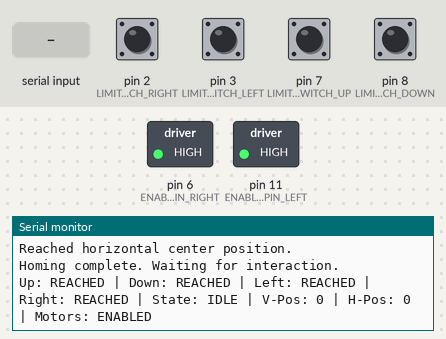
Bench run of a sketch on a simulated Arduino Nano, built with avr-gcc and run on an emulated ATmega328P. On the bench: switched loads named in the sketch (green lamp = pin HIGH), the last lines printed to the serial monitor. The test bench sets the inputs (shaded band); at power-on: pin 2 (LIMIT_SWITCH_RIGHT), pin 3 (LIMIT_SWITCH_LEFT), pin 7 (LIMIT_SWITCH_UP), pin 8 (LIMIT_SWITCH_DOWN) HIGH.

Above: at 1.2 s.
1.3 s: pin 2 (LIMIT_SWITCH_RIGHT) pulled LOW for 1 s
At 2.0 s:
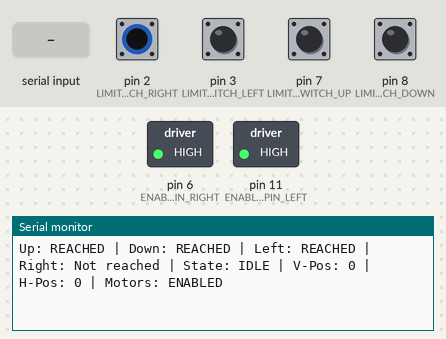
3.8 s: pin 3 (LIMIT_SWITCH_LEFT) pulled LOW for 1 s
At 4.9 s:
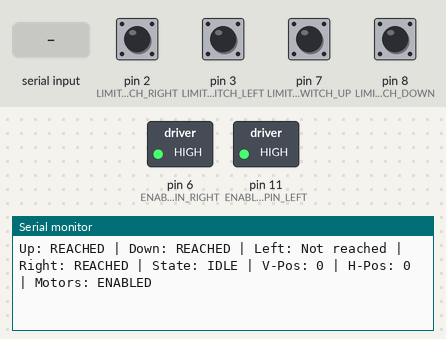
6.3 s: pin 7 (LIMIT_SWITCH_UP) pulled LOW for 1 s
At 7.5 s:
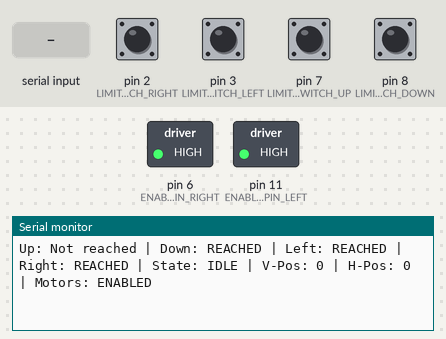
10.3 s: pin 8 (LIMIT_SWITCH_DOWN) pulled LOW for 1 s
At 11.4 s:
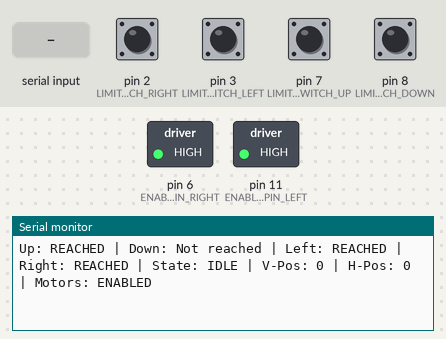
12.8 s: "90,45\n" received over Serial
At 13.5 s:
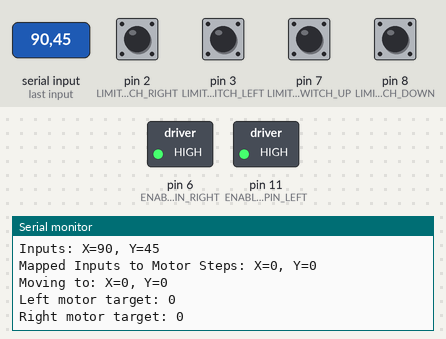
14.3 s: "0\n" received over Serial
At 14.44 s:
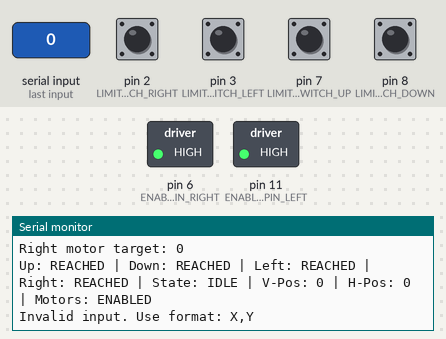

Measured:
- after the input at 1.3 s, the serial monitor: prints a new line after 0.35 s (image 1)
- after the input at 3.8 s, the serial monitor: prints a new line after 0.42 s (image 2)
- after the input at 6.3 s, the serial monitor: prints a new line after 0.48 s (image 3)
- after the input at 10.3 s, the serial monitor: prints a new line after 0.75 s (image 4)
- after the input at 12.8 s, the serial monitor: prints a new line after 0.08 s (image 5)
- after the input at 14.3 s, the serial monitor: prints a new line at once (image 6)

The sketch:

sarathi-nano.ino
```cpp
#include <AccelStepper.h>

#define DIR_PIN_LEFT 9
#define STEP_PIN_LEFT 10
#define DIR_PIN_RIGHT 4
#define STEP_PIN_RIGHT 5
#define ENABLE_PIN_LEFT 11
#define ENABLE_PIN_RIGHT 6
#define LIMIT_SWITCH_UP 7
#define LIMIT_SWITCH_DOWN 8
#define LIMIT_SWITCH_LEFT 3
#define LIMIT_SWITCH_RIGHT 2
#define AUTO_INPUT_PIN 12
#define MOTOR_INTERFACE_TYPE 1

AccelStepper leftMotor(MOTOR_INTERFACE_TYPE, STEP_PIN_LEFT, DIR_PIN_LEFT);
AccelStepper rightMotor(MOTOR_INTERFACE_TYPE, STEP_PIN_RIGHT, DIR_PIN_RIGHT);

const int MAX_SPEED = 4000;
const int ACCELERATION = 2000;
const int MOVE_SPEED = 3000;
const int HOMING_SPEED = 1200;
const unsigned long IDLE_TIMEOUT = 5000; // 5 seconds

enum State { HOMING, IDLE, GESTURING, MOVING_TO_CENTER };

State currentState = HOMING;

unsigned long lastSerialOutput = 0;
const unsigned long SERIAL_INTERVAL = 800; // Limit serial output to every 500ms

long totalVerticalSteps = 0;
long totalHorizontalSteps = 0;
long centerVerticalPosition = 0;
long centerHorizontalPosition = 0;
long bottomPosition = 0;
long topPosition = 0;
long leftPosition = 0;
long rightPosition = 0;
unsigned long lastMovementTime = 0;
unsigned long gestureStartTime = 0;

void setup() {
  leftMotor.setMaxSpeed(MAX_SPEED);
  leftMotor.setAcceleration(ACCELERATION);
  rightMotor.setMaxSpeed(MAX_SPEED);
  rightMotor.setAcceleration(ACCELERATION);

  pinMode(LIMIT_SWITCH_UP, INPUT_PULLUP);
  pinMode(LIMIT_SWITCH_DOWN, INPUT_PULLUP);
  pinMode(LIMIT_SWITCH_LEFT, INPUT_PULLUP);
  pinMode(LIMIT_SWITCH_RIGHT, INPUT_PULLUP);
  pinMode(ENABLE_PIN_LEFT, OUTPUT);
  pinMode(ENABLE_PIN_RIGHT, OUTPUT);
  pinMode(AUTO_INPUT_PIN, INPUT);

  // Initially disable both motors
  digitalWrite(ENABLE_PIN_LEFT, HIGH);
  digitalWrite(ENABLE_PIN_RIGHT, HIGH);

  Serial.begin(9600);
  Serial.println("Vertical and Horizontal Motor Movement Starting...");
}

void loop() {

  int upSwitch = digitalRead(LIMIT_SWITCH_UP);
  int downSwitch = digitalRead(LIMIT_SWITCH_DOWN);
  int leftSwitch = digitalRead(LIMIT_SWITCH_LEFT);
  int rightSwitch = digitalRead(LIMIT_SWITCH_RIGHT);

  printStatus(upSwitch, downSwitch, leftSwitch, rightSwitch);

  switch (currentState) {
    case HOMING:
      if (performHoming(upSwitch, downSwitch, leftSwitch, rightSwitch)) {
        currentState = IDLE;
      }
      break;
    case IDLE:
      processSerialInput();
      break;
    case GESTURING:
      break;
    case MOVING_TO_CENTER:
      if (moveToCenter()) {
        currentState = IDLE;
        Serial.println("Moved to center. Entering IDLE state.");
      }
      break;
  }

  leftMotor.run();
  rightMotor.run();
}

void processSerialInput() {
  if (Serial.available() > 0) {
    String input = Serial.readStringUntil('\n'); // Read input from Serial Monitor
    input.trim(); // Remove extra spaces or newline characters

    int commaIndex = input.indexOf(','); // Find the comma separator
    if (commaIndex == -1) {
      Serial.println("Invalid input. Use format: X,Y");
      return;
    }

    // Extract X and Y values from the input
    long targetX = input.substring(0, commaIndex).toInt();
    long targetY = input.substring(commaIndex + 1).toInt();

    Serial.print("Inputs: X=");
    Serial.print(targetX);
    Serial.print(", Y=");
    Serial.println(targetY);

    // Validate the input within the 640x480 range
    if (targetX < 0 || targetX > 640 || targetY < 0 || targetY > 480) {
      Serial.println("Coordinates out of range. Valid range: X=0-640, Y=0-480");
      return;
    }

    // Map screen coordinates to motor steps
    long scaledX = map(targetX, 0, 640, totalHorizontalSteps, 0);
    long scaledY = map(targetY, 0, 480, 0, totalVerticalSteps); // Invert Y-axis for motor steps

    Serial.print("Mapped Inputs to Motor Steps: X=");
    Serial.print(scaledX);
    Serial.print(", Y=");
    Serial.println(scaledY);

    // Calculate offsets from the center position
    long horizontalOffset = scaledX - centerHorizontalPosition;
    long verticalOffset = centerVerticalPosition - scaledY;

    // Set motor targets
    leftMotor.moveTo(centerHorizontalPosition + horizontalOffset + verticalOffset);
    rightMotor.moveTo(centerHorizontalPosition + horizontalOffset - verticalOffset);

    // Print motor target positions
    Serial.print("Moving to: X=");
    Serial.print(scaledX);
    Serial.print(", Y=");
    Serial.println(scaledY);

    Serial.print("Left motor target: ");
    Serial.println(leftMotor.targetPosition());
    Serial.print("Right motor target: ");
    Serial.println(rightMotor.targetPosition());
  }
}

bool performHoming(int upSwitch, int downSwitch, int leftSwitch, int rightSwitch) {
  static int homingStep = 0;
  bool homingComplete = false;

  switch (homingStep) {
    case 0: // Move down
      if (performHomingUp(upSwitch)) homingStep++;
      break;
    case 1: // Move up
      if (performHomingDown(downSwitch)) homingStep++;
      break;
    case 2: // Move to vertical center
      if (moveToVerticalCenter()) homingStep++;
      break;
    case 3: // Move left
      if (performHomingLeft(leftSwitch)) homingStep++;
      break;
    case 4: // Move right
      if (performHomingRight(rightSwitch)) homingStep++;
      break;
    case 5: // Move to center
      if (moveToHorizontalCenter()) {
        homingStep = 0;
        homingComplete = true;
        Serial.println("Homing complete. Waiting for interaction.");
      }
      break;
  }
  return homingComplete;
}

bool moveToVerticalCenter() {
  long verticalSteps = centerVerticalPosition - ((leftMotor.currentPosition() - rightMotor.currentPosition()) / 2);

  leftMotor.move(verticalSteps);
  rightMotor.move(-verticalSteps);

  leftMotor.run();
  rightMotor.run();

  if (leftMotor.distanceToGo() == 0 && rightMotor.distanceToGo() == 0) {
    Serial.println("Reached vertical center.");
    return true;
  }

  return false;
}

bool moveToHorizontalCenter() {
  // Calculate the horizontal steps needed for the center
  long horizontalSteps = centerHorizontalPosition - ((leftMotor.currentPosition() + rightMotor.currentPosition()) / 2);

  // Move motors to the calculated horizontal center position
  leftMotor.moveTo(leftMotor.currentPosition() + horizontalSteps / 2);
  rightMotor.moveTo(rightMotor.currentPosition() + horizontalSteps / 2);

  // Run motors and check if they reached their targets
  leftMotor.run();
  rightMotor.run();

  if (leftMotor.distanceToGo() == 0 && rightMotor.distanceToGo() == 0) {
    Serial.println("Reached horizontal center position.");
    return true;
  }

  return false;
}

bool performHomingUp(int upSwitch) {
  if (upSwitch == HIGH) {  // Assuming active-low switches
    leftMotor.setCurrentPosition(0);
    rightMotor.setCurrentPosition(0);
    topPosition = 0;
    Serial.println("Upper limit reached.");
    return true;
  }

  leftMotor.setSpeed(-HOMING_SPEED);
  rightMotor.setSpeed(HOMING_SPEED);
  leftMotor.runSpeed();
  rightMotor.runSpeed();
  return false;
}

bool performHomingDown(int downSwitch) {
  static bool homingDownComplete = false; // Flag to track homing completion

  if (downSwitch == HIGH && !homingDownComplete) {
    // Debounce the switch
    delay(50);
    if (digitalRead(LIMIT_SWITCH_DOWN) == HIGH) { // Confirm the switch is still triggered
      homingDownComplete = true;
      leftMotor.setSpeed(0);
      rightMotor.setSpeed(0);
      bottomPosition = leftMotor.currentPosition();  // Record the bottom position
      totalVerticalSteps = abs(topPosition - bottomPosition);  // Calculate total steps
      centerVerticalPosition = totalVerticalSteps / 2;  // Calculate center position
      Serial.print("Homing DOWN: Lower limit reached. Total Vertical Steps: ");
      Serial.print(totalVerticalSteps);
      Serial.print(", Center Position: ");
      Serial.println(centerVerticalPosition);
      return true;
    }
  }

  if (downSwitch == LOW) {
    homingDownComplete = false; // Reset flag when switch is released
  }

  // Move motors downward
  leftMotor.setSpeed(HOMING_SPEED);
  rightMotor.setSpeed(-HOMING_SPEED);
  leftMotor.runSpeed();
  rightMotor.runSpeed();
  return false;
}

bool performHomingLeft(int leftSwitch) {
  if (leftSwitch == HIGH) {  // Assuming active-low switches
    leftMotor.setCurrentPosition(0);
    rightMotor.setCurrentPosition(0);
    leftPosition = 0;
    Serial.println("Left limit reached.");
    return true;
  }

  leftMotor.setSpeed(-HOMING_SPEED);
  rightMotor.setSpeed(-HOMING_SPEED);
  leftMotor.runSpeed();
  rightMotor.runSpeed();
  return false;
}

bool performHomingRight(int rightSwitch) {
  if (rightSwitch == HIGH) {  // Assuming active-low switches
    rightPosition = leftMotor.currentPosition();
    totalHorizontalSteps = abs(rightPosition - leftPosition);
    centerHorizontalPosition = totalHorizontalSteps / 2;
    Serial.print("Horizontal homing complete. Total steps: ");
    Serial.print(totalHorizontalSteps);
    Serial.print(", Center position: ");
    Serial.println(centerHorizontalPosition);
    return true;
  }

  leftMotor.setSpeed(HOMING_SPEED);
  rightMotor.setSpeed(HOMING_SPEED);
  leftMotor.runSpeed();
  rightMotor.runSpeed();
  return false;
}

bool moveToCenter() {
  long horizontalSteps = centerHorizontalPosition - ((leftMotor.currentPosition() + rightMotor.currentPosition()) / 2);
  long verticalSteps = centerVerticalPosition - ((leftMotor.currentPosition() - rightMotor.currentPosition()) / 2);

  leftMotor.moveTo(centerHorizontalPosition + centerVerticalPosition);
  rightMotor.moveTo(centerHorizontalPosition - centerVerticalPosition);

  if (leftMotor.distanceToGo() == 0 && rightMotor.distanceToGo() == 0) {
    Serial.println("Reached center position.");
    return true;
  }

  return false;
}

void enableMotors() {
  digitalWrite(ENABLE_PIN_LEFT, HIGH);  // Assuming active-low enable
  digitalWrite(ENABLE_PIN_RIGHT, HIGH);
  lastMovementTime = millis();
}

void disableMotors() {
  digitalWrite(ENABLE_PIN_LEFT, LOW);  // Assuming active-low enable
  digitalWrite(ENABLE_PIN_RIGHT, LOW);
}

void checkIdleTimeout() {
  if (millis() - lastMovementTime > IDLE_TIMEOUT) {
    disableMotors();
  }
}

String getStateString(State state) {
  switch (state) {
    case HOMING: return "HOMING";
    case IDLE: return "IDLE";
    case GESTURING: return "GESTURING";
    case MOVING_TO_CENTER: return "MOVING_TO_CENTER";
    default: return "UNKNOWN";
  }
}

void printStatus(int upSwitch, int downSwitch, int leftSwitch, int rightSwitch) {
  if (millis() - lastSerialOutput >= SERIAL_INTERVAL) {
    Serial.print("Up: ");
    Serial.print(upSwitch == HIGH ? "REACHED" : "Not reached");
    Serial.print(" | Down: ");
    Serial.print(downSwitch == HIGH ? "REACHED" : "Not reached");
    Serial.print(" | Left: ");
    Serial.print(leftSwitch == HIGH ? "REACHED" : "Not reached");
    Serial.print(" | Right: ");
    Serial.print(rightSwitch == HIGH ? "REACHED" : "Not reached");
    Serial.print(" | State: ");
    Serial.print(getStateString(currentState));
    Serial.print(" | V-Pos: ");
    Serial.print(leftMotor.currentPosition());
    Serial.print(" | H-Pos: ");
    Serial.print((leftMotor.currentPosition() + rightMotor.currentPosition()) / 2);
    Serial.print(" | Motors: ");
    Serial.println(digitalRead(ENABLE_PIN_LEFT) == HIGH ? "ENABLED" : "DISABLED");
    lastSerialOutput = millis();
  }
}
```
